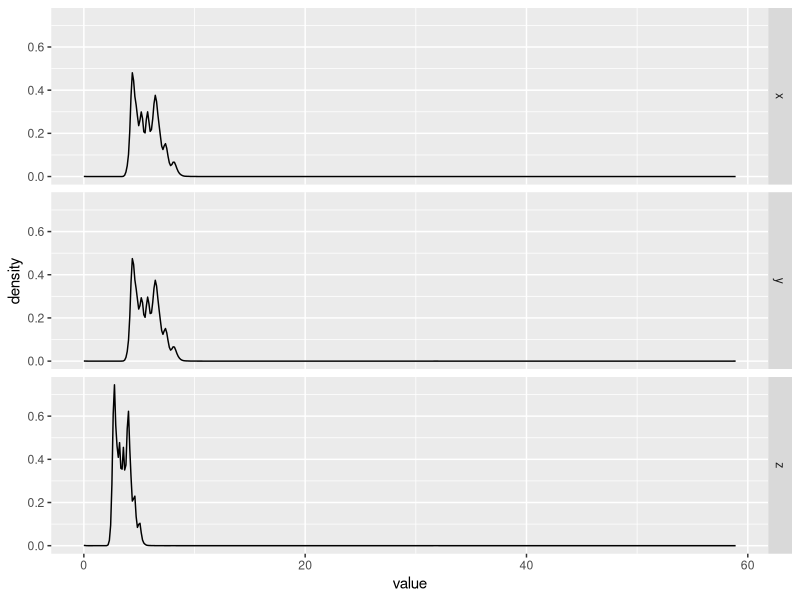
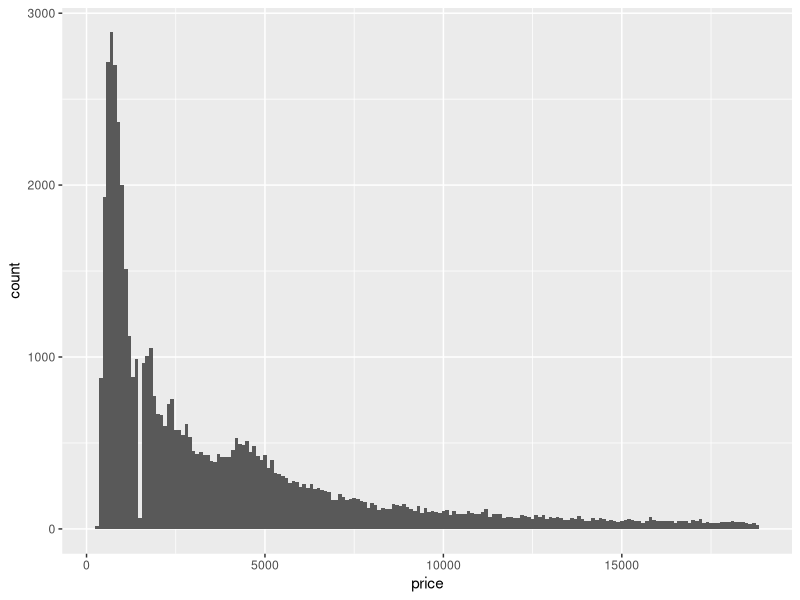
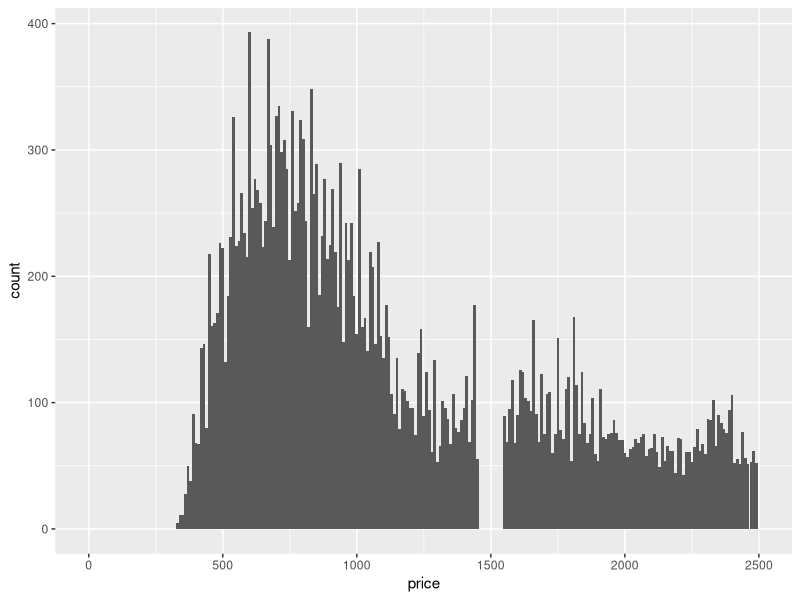
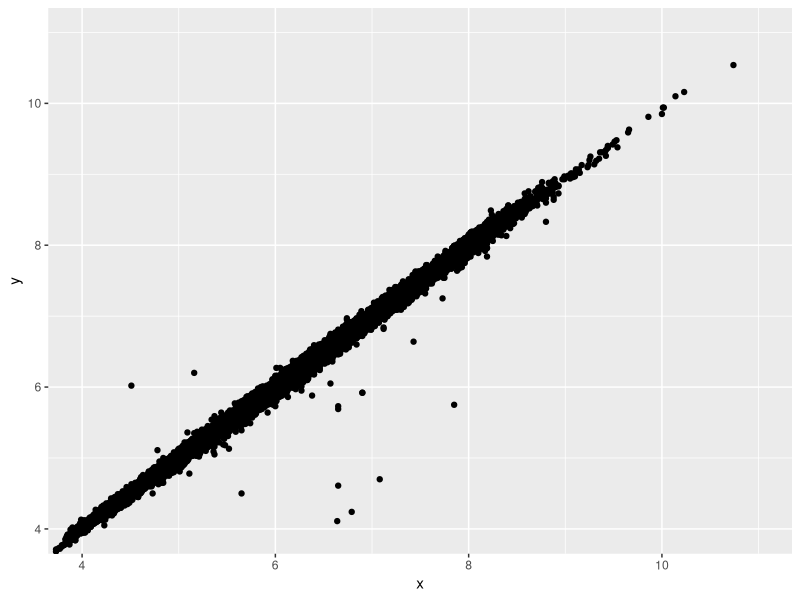

The R source for these figures, in order:
## ---- chunk 1
knitr::opts_chunk$set(echo = TRUE)
knitr::opts_chunk$set(eval = TRUE)
## ---- chunk 2
    if(!"tidyverse" %in% rownames(installed.packages()))
        install.packages("tidyverse", repos = "http://cran.rstudio.com/")
    library(tidyverse)
    
    diamonds %>%
      select(x, y, z) %>%
      gather(variable, value) %>%
      ggplot(aes(x = value)) +
      geom_density() +
      facet_grid(variable ~ .)
## ---- chunk 3
    ggplot(data = diamonds) +
      geom_histogram(aes(x = price), binwidth = 100)
    
    ggplot(data = diamonds) + 
      geom_histogram(aes(x = price), binwidth = 10) +
      xlim(c(0, 2500))
## ---- chunk 4
  ggplot(data = diamonds) +
  geom_point(mapping = aes(x = x, y = y)) +
  coord_cartesian(xlim = c(4, 11), ylim = c(4, 11))
